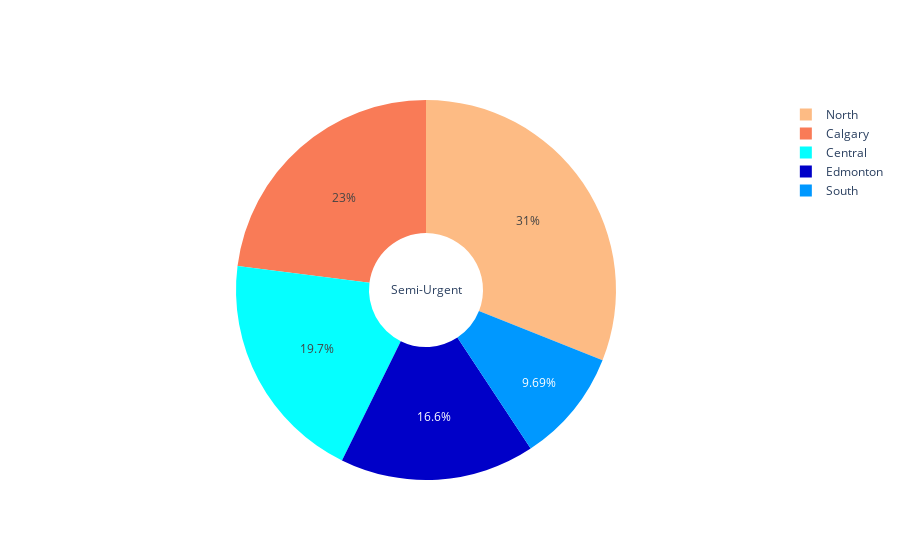

This figure's notebook cell:
### Code cell
import plotly.graph_objects as go

labels = ['Calgary','Central','Edmonton',
              'North', 'South']
values = [22.9766561, 19.734808, 16.573324, 31.025456, 9.689756]
night_colors = ['rgb(249,123,87)', 'rgb(5, 255, 255)','rgb(0,0,200)',
                'rgb(253,187,132)', 'rgb(0,152,255)']
# Use `hole` to create a donut-like pie chart
fig = go.Figure(data=[go.Pie(labels=labels, values=values, title_text='Semi-Urgent', marker_colors=night_colors, hole=.3)])
fig.show()

### Figure 1 — Plotly figure (JSON) as saved in the notebook; plotly's stock layout.template omitted (floating-point values rounded to 4 significant figures)
{"data": [{"hole": 0.3, "labels": ["Calgary", "Central", "Edmonton", "North", "South"], "marker": {"colors": ["rgb(249,123,87)", "rgb(5, 255, 255)", "rgb(0,0,200)", "rgb(253,187,132)", "rgb(0,152,255)"]}, "title": {"text": "Semi-Urgent"}, "type": "pie", "values": [22.98, 19.73, 16.57, 31.03, 9.69]}], "layout": {}}
